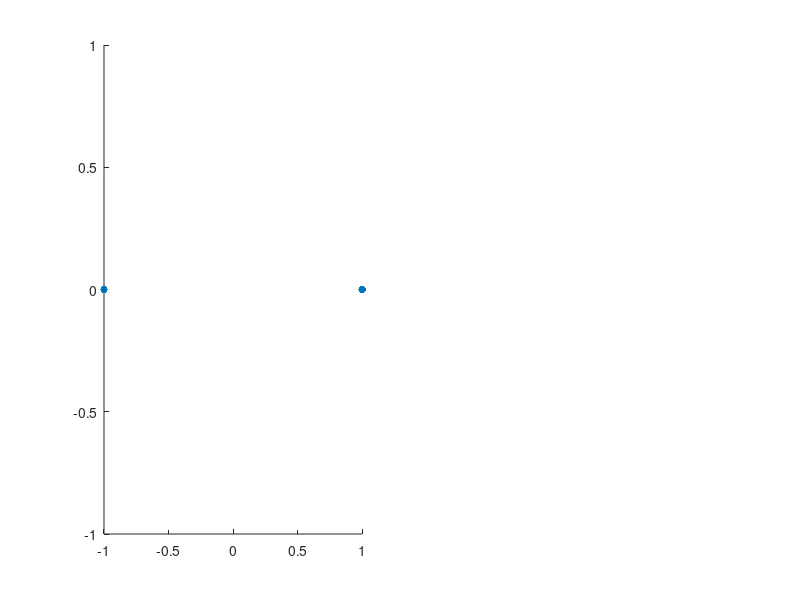

Write MATLAB code to recreate this figure. (Note: this script raises an error after producing the figure.)
clc; 
clear; 
close all; 
%% Objective 1: Generate BPSK symbols 
N = 1000;                       
data = randi([0 1], N, 1);      
% BPSK Mapping 
bpsk_symbols = 2*data - 1; 
% Number of bits 
% Random binary sequence 
%% Objective 2: Plot BPSK Signal Constellation 
figure; 
subplot(1,2,1); 
scatter(real(bpsk_symbols), imag(bpsk_symbols), ... 
    30, 'filled'); 
hold on; 
xline(0,'k','LineWidth',1.5); 
yline(0,'k','LineWidth',1.5); 
grid on; 
axis equal; 
xlim([-1.5 1.5]); 
ylim([-1 1]); 
xlabel('In-Phase (I)'); 
ylabel('Quadrature (Q)'); 
title('Ideal BPSK Constellation'); 
%% Objective 3: Add Noise and Evaluate Performance 
SNR = 5;                        
% Signal-to-Noise Ratio (dB) 
rx_signal = awgn(bpsk_symbols, SNR, 'measured'); 
subplot(1,2,2); 
scatter(real(rx_signal), imag(rx_signal), ... 
    15, 'filled'); 
hold on; 
xline(0,'k','LineWidth',1.5); 
yline(0,'k','LineWidth',1.5); 
grid on; 
axis equal; 
xlim([-2.5 2.5]); 
ylim([-2 2]); 
xlabel('In-Phase (I)'); 
ylabel('Quadrature (Q)'); 
title(['Noisy BPSK Constellation (SNR = ', num2str(SNR), ' dB)']); 
%% Symbol Detection 
detected_bits = real(rx_signal) > 0; 
% Calculate Errors 
num_errors = sum(data ~= detected_bits); 
BER = num_errors/N; 
fprintf('Number of Transmitted Bits : %d\n', N); 
fprintf('Number of Bit Errors    : %d\n', num_errors); 
fprintf('Bit Error Rate (BER)    : %f\n', BER);
